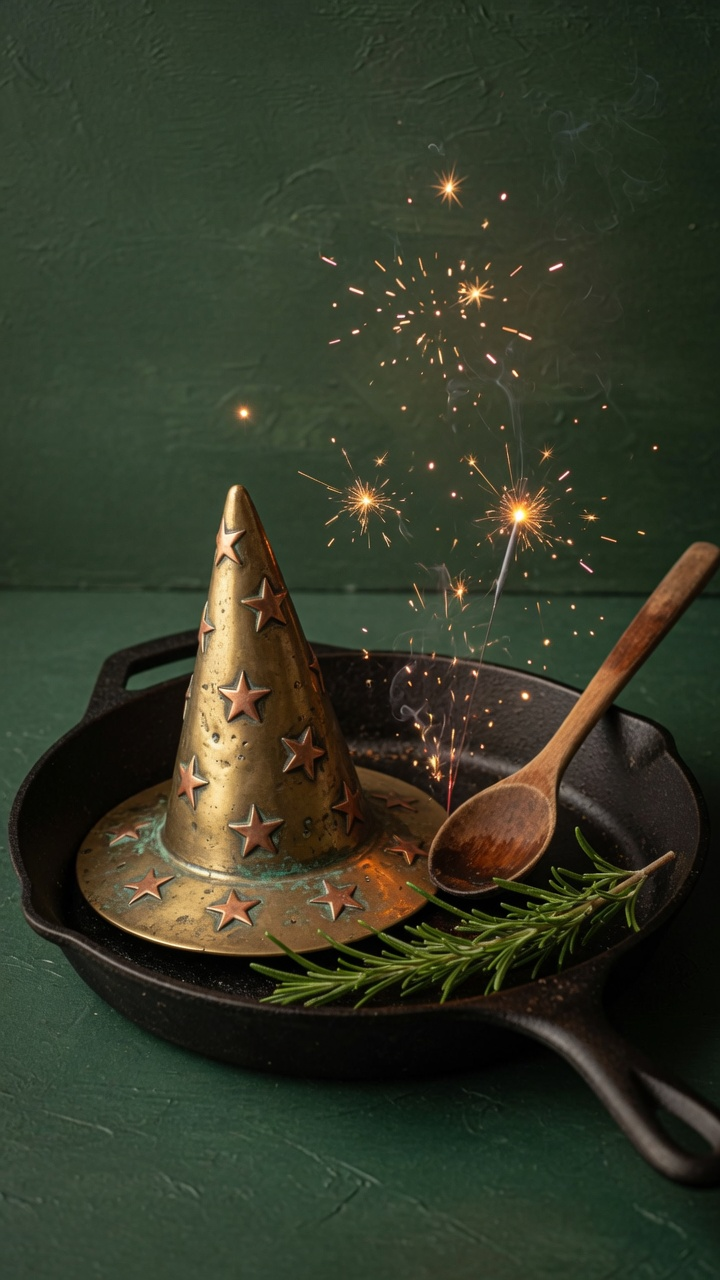
#> input picture ad/shot-hat.jpg, 720 x 1280 px
$ python make_shorts.py
#> lines starting #> are read from the running program, lines starting #| are printed output that depends on the picture
"""Build a ~30s 9:16 Shorts MP4 from stills. Exact captions in PIL."""
from __future__ import annotations

from pathlib import Path

import imageio.v2 as imageio
import numpy as np
from PIL import Image, ImageDraw, ImageFont

ROOT = Path(__file__).resolve().parent
OUT = ROOT / "dinner-wizard-shorts.mp4"
W, H = 1080, 1920
FPS = 30


# [55 lines left out: functions font, cover, ken, caption, not called in this run]


def end_card() -> Image.Image:
    im = Image.new("RGB", (W, H), (28, 58, 46))
    d = ImageDraw.Draw(im)
    icon = Image.open(ROOT / "icon.jpg").convert("RGB")
    icon = icon.resize((420, 420), Image.Resampling.LANCZOS)
    mask = Image.new("L", (420, 420), 0)
    ImageDraw.Draw(mask).rounded_rectangle((0, 0, 419, 419), 48, fill=255)
    im.paste(icon, ((W - 420) // 2, 380), mask)
    title = font(72)
    sub = font(40, bold=False)
    urlf = font(42)
    for text, fnt, y, color in [
        ("DINNER WIZARD", title, 860, (196, 163, 90)),
        ("You tap. The hat decides.", sub, 960, (244, 239, 228)),
        ("dinner-wizard.onrender.com", urlf, 1180, (196, 163, 90)),
        ("FREE  ·  bookmark it", sub, 1280, (244, 239, 228)),
    ]:
        bbox = d.textbbox((0, 0), text, font=fnt)
        tw = bbox[2] - bbox[0]
        d.text(((W - tw) // 2, y), text, font=fnt, fill=color)
    return im


# [6 lines left out: function shot, not called in this run]


def main() -> None:
    hat = Image.open(ROOT / "shot-hat.jpg")
#> hat is the input picture: PIL image 720x1280 RGB; mean R, G, B 52.2, 57.4, 40.1
    phone = Image.open(ROOT / "shot-phone.jpg")
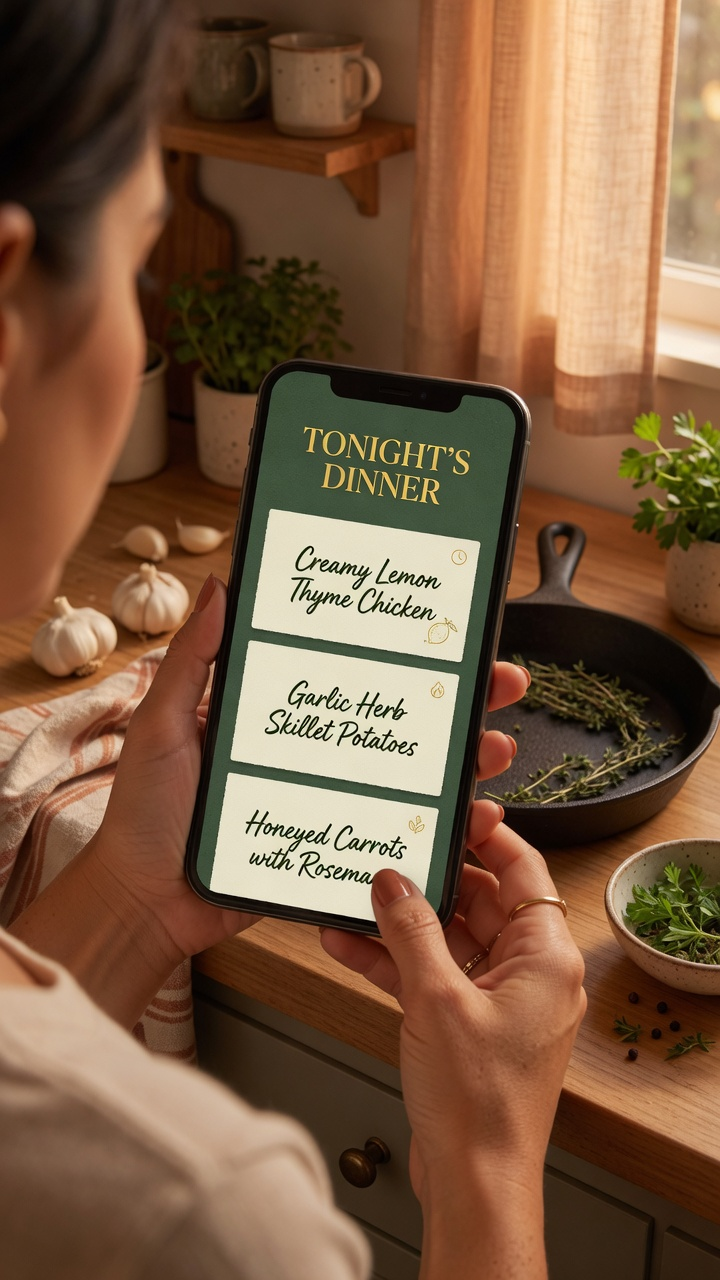
#> input picture ad/shot-phone.jpg, 720 x 1280 px
#> phone is the input picture: PIL image 720x1280 RGB; mean R, G, B 123.9, 91.3, 65.1
    plate = Image.open(ROOT / "shot-plate.jpg")
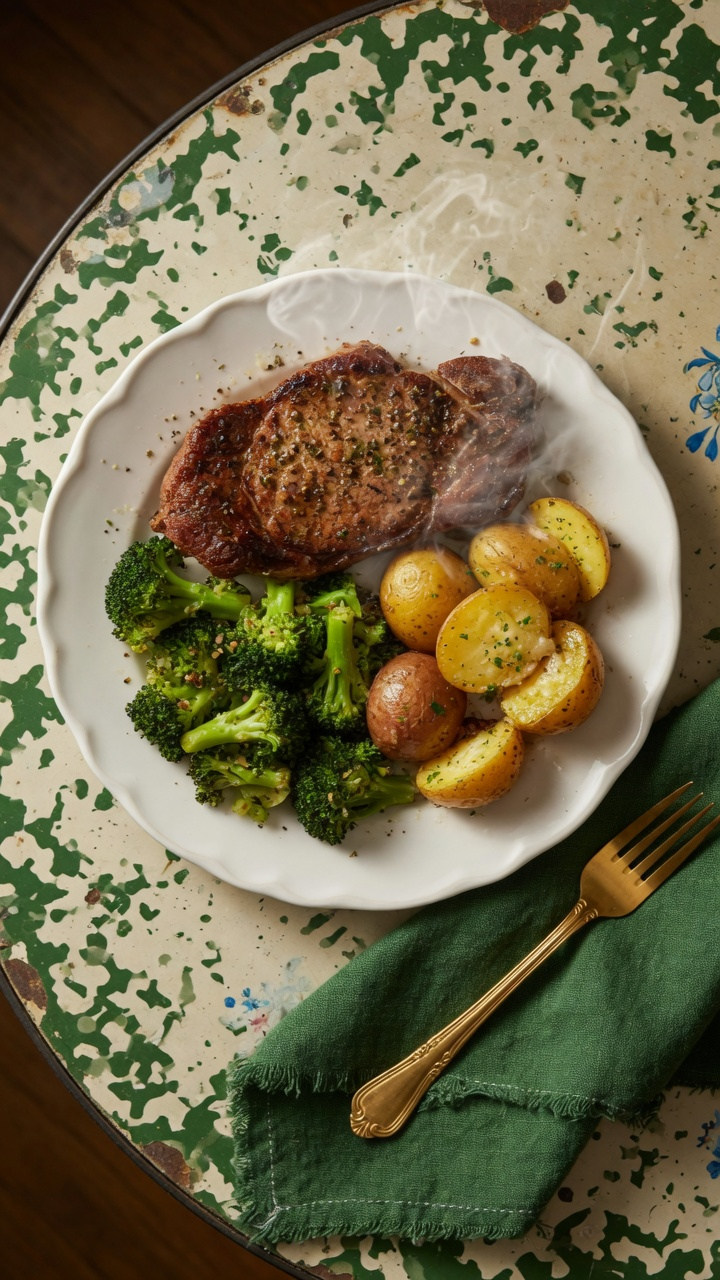
#> input picture ad/shot-plate.jpg, 720 x 1280 px
#> plate is the input picture: PIL image 720x1280 RGB; mean R, G, B 115.6, 107.8, 77.3
    end = end_card()
#> in end_card, `im = Image.new("RGB", (W, H), (28, 58, 46))`:
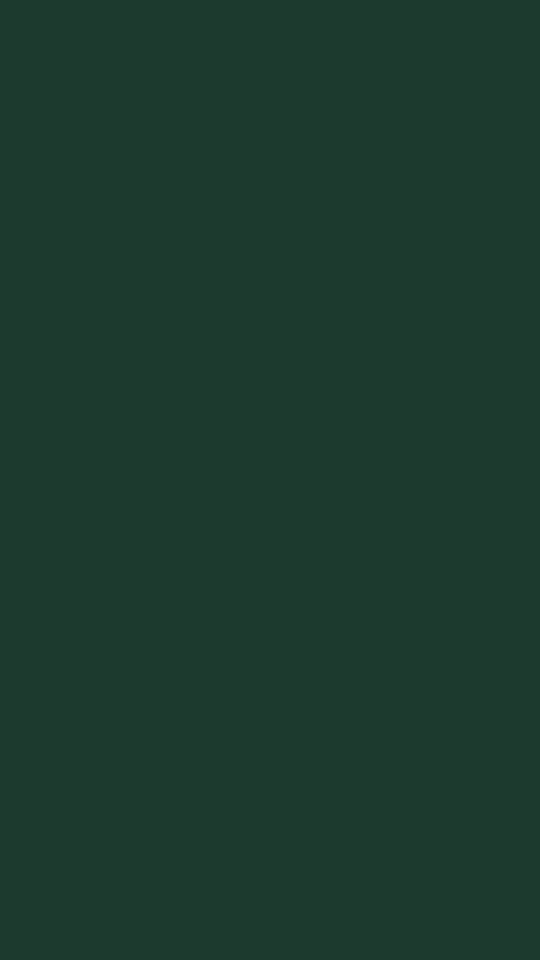
#> im: PIL image 1080x1920 RGB (shown at 1/2 size); mean R, G, B 28, 58, 46
    frames = []
    frames.extend(shot(hat, 6, ["WHAT'S FOR DINNER."], "It's 5:40. He said whatever you want."))
    frames.extend(shot(phone, 6, ["YOU TAP.", "THE HAT DECIDES."], "Three names. That's it."))
    frames.extend(shot(plate, 6, ["TWO SIDES + THE CART"], "Walmart. Kroger. Costco. Your store."))
    n = int(6 * FPS)
    for i in range(n):
        frames.append(end)
    print("frames", len(frames), "seconds", len(frames) / FPS)
    writer = imageio.get_writer(
        str(OUT),
        fps=FPS,
        codec="libx264",
        quality=8,
        pixelformat="yuv420p",
        macro_block_size=1,
        ffmpeg_params=["-movflags", "+faststart"],
    )
    for fr in frames:
        writer.append_data(np.asarray(fr))
    writer.close()
    print("wrote", OUT, "bytes", OUT.stat().st_size)


if __name__ == "__main__":
#> (the run stopped early here; a loop or call above may not have finished)
